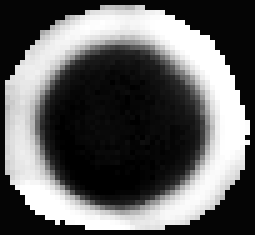
%> input picture Tracking/Efficiency_comparison/test_images/maski.tif, 51 x 47 px (shown 5 times larger)
$ octave --eval "cross_correlation;"   (GNU Octave 9; MATLAB toolbox functions it lacks are replaced by stand-ins)
%> lines starting %> are read from the running program, lines starting %| are printed output that depends on the picture; in (x1, y1, x2, y2) boxes, pixels count from 0 and x2, y2 are one past the last pixel; in counts of white or black regions, pixels touching at a corner belong together; the program's own positions count from 1
### Tracking/Efficiency_comparison/MATLAB_code/FastPeakFind.m
function  [cent, varargout]=FastPeakFind(d, thres, filt ,edg, res, fid)
% Analyze noisy 2D images and find peaks using local maxima (1 pixel
% resolution) or weighted centroids (sub-pixel resolution).
% The code is designed to be as fast as possible, so I kept it pretty basic.
% The code assumes that the peaks are relatively sparse, test whether there
% is too much pile up and set threshold or user defined filter accordingly.
%
% How the code works:
% In theory, each peak is a smooth point spread function (SPF), like a
% Gaussian of some size, etc. In reality, there is always noise, such as
%"salt and pepper" noise, which typically has a 1 pixel variation.
% Because the peak's PSF is assumed to be larger than 1 pixel, the "true"
% local maximum of that PSF can be obtained if we can get rid of these
% single pixel noise variations. There comes medfilt2, which is a 2D median
% filter that gets rid of "salt and pepper" noise. Next we "smooth" the
% image using conv2, so that with high probability there will be only one
% pixel in each peak that will correspond to the "true" PSF local maximum.
% The weighted centroid approach uses the same image processing, with the
% difference that it just calculated the weighted centroid of each
% connected object that was obtained following the image processing.  While
% this gives sub-pixel resolution, it can miss peaks that are very close to
% each other, and runs slightly slower. Read more about how to treat these
% cases in the relevant code commentes.
%
% Inputs:
% d     The 2D data raw image - assumes a Double\Single-precision
%       floating-point, uint8 or unit16 array. Please note that the code
%       casts the raw image to uint16 if needed.  If the image dynamic range
%       is between 0 and 1, I multiplied to fit uint16. This might not be
%       optimal for generic use, so modify according to your needs.
% thres A number between 0 and max(raw_image(:)) to remove  background
% filt  A filter matrix used to smooth the image. The filter size
%       should correspond the characteristic size of the peaks
% edg   A number>1 for skipping the first few and the last few 'edge' pixels
% res   A handle that switches between two peak finding methods:
%       1 - the local maxima method (default).
%       2 - the weighted centroid sub-pixel resolution method.
%       Note that the latter method takes ~20% more time on average.
% fid   In case the user would like to save the peak positions to a file,
%       the code assumes a "fid = fopen([filename], 'w+');" line in the
%       script that uses this function.
%
%Optional Outputs:
% cent        a 1xN vector of coordinates of peaks (x1,y1,x2,y2,...
% [cent cm]   in addition to cent, cm is a binary matrix  of size(d)
%             with 1's for peak positions. (not supported in the
%             the weighted centroid sub-pixel resolution method)
%
%Example:
%
%   p=FastPeakFind(image);
%   imagesc(image); hold on
%   plot(p(1:2:end),p(2:2:end),'r+')
%
%   Adi Natan (natan@stanford.edu)
%   Ver 1.7 , Date: Oct 10th 2013
%
%% defaults
if (nargin < 1)
    d=uint16(conv2(reshape(single( 2^14*(rand(1,1024*1024)>0.99995) ),[1024 1024]) ,fspecial('gaussian', 15,3),'same')+2^8*rand(1024));
    imagesc(d);
end
if ndims(d)>2 %I added this in case one uses imread (JPG\PNG\...).
    d=uint16(rgb2gray(d));
end
if isfloat(d) %For the case the input image is double, casting to uint16 keeps enough dynamic range while speeds up the code.
    if max(d(:))<=1
        d =  uint16( d.*2^16./(max(d(:))));
    else
        d = uint16(d);
    end
end
if (nargin < 2)
    thres = (max([min(max(d,[],1))  min(max(d,[],2))])) ;
end
if (nargin < 3)
    filt = (fspecial('gaussian', 7,1)); %if needed modify the filter according to the expected peaks sizes
end
if (nargin < 4)
    edg =3;
end
if (nargin < 5)
    res = 1;
end
if (nargin < 6)
    savefileflag = false;
else
    savefileflag = true;
end
%% Analyze image
if any(d(:))  ; %for the case of non zero raw image

    d = medfilt2(d,[3,3]);

    % apply threshold
    if isa(d,'uint8')
        d=d.*uint8(d>thres);
    else
        d=d.*uint16(d>thres);
    end

    if any(d(:))   ; %for the case of the image is still non zero

        % smooth image
        d=conv2(single(d),filt,'same') ;

        % Apply again threshold (and change if needed according to SNR)
        d=d.*(d>0.9*thres);

        switch res % switch between local maxima and sub-pixel methods

            case 1 % peak find - using the local maxima approach - 1 pixel resolution

                % d will be noisy on the edges, and also local maxima looks
                % for nearest neighbors so edge must be at least 1. We'll skip 'edge' pixels.
                sd=size(d);
                [x y]=find(d(edg:sd(1)-edg,edg:sd(2)-edg));

                % initialize outputs
                cent=[];%
                cent_map=zeros(sd);

                x=x+edg-1;
                y=y+edg-1;
                for j=1:length(y)
                    if (d(x(j),y(j))>=d(x(j)-1,y(j)-1 )) &&...
                            (d(x(j),y(j))>d(x(j)-1,y(j))) &&...
                            (d(x(j),y(j))>=d(x(j)-1,y(j)+1)) &&...
                            (d(x(j),y(j))>d(x(j),y(j)-1)) && ...
                            (d(x(j),y(j))>d(x(j),y(j)+1)) && ...
                            (d(x(j),y(j))>=d(x(j)+1,y(j)-1)) && ...
                            (d(x(j),y(j))>d(x(j)+1,y(j))) && ...
                            (d(x(j),y(j))>=d(x(j)+1,y(j)+1));

                        %All these alternatives were slower...
                        %if all(reshape( d(x(j),y(j))>=d(x(j)-1:x(j)+1,y(j)-1:y(j)+1),9,1))
                        %if  d(x(j),y(j)) == max(max(d((x(j)-1):(x(j)+1),(y(j)-1):(y(j)+1))))
                        %if  d(x(j),y(j))  == max(reshape(d(x(j),y(j))  >=  d(x(j)-1:x(j)+1,y(j)-1:y(j)+1),9,1))

                        cent = [cent ;  y(j) ; x(j)];
                        cent_map(x(j),y(j))=cent_map(x(j),y(j))+1; % if a binary matrix output is desired

                    end
                end

            case 2 % find weighted centroids of processed image,  sub-pixel resolution.
                   % no edg requirement needed.

                % get peaks areas and centroids
                stats = regionprops(logical(d),d,'Area','WeightedCentroid');

                % find reliable peaks by considering only peaks with an area
                % below some limit. The weighted centroid method can be not
                % accurate if peaks are very close to one another, i.e., a
                % single peak will be detected, instead of the real number
                % of peaks. This will result in a much larger area for that
                % peak. At the moment, the code ignores that peak. If that
                % happens often consider a different threshold, or return to
                % the more robust "local maxima" method.
                % To set a proper limit, inspect your data with:
                % hist([stats.Area],min([stats.Area]):max([stats.Area]));
                % to see if the limit I used (mean+2 standard deviations)
                % is an appropriate limit for your data.

                rel_peaks_vec=[stats.Area]<=mean([stats.Area])+2*std([stats.Area]);
                cent=[stats(rel_peaks_vec).WeightedCentroid]';
                cent_map=[];

        end

        if savefileflag
            % previous version used dlmwrite, which can be slower than  fprinf
            %             dlmwrite([filename '.txt'],[cent],   '-append', ...
            %                 'roffset', 0,   'delimiter', '\t', 'newline', 'unix');+

            fprintf(fid, '%f ', cent(:));
            fprintf(fid, '\n');

        end


    else % in case image after threshold is all zeros
        cent=[];
        cent_map=zeros(size(d));
        if nargout>1 ;  varargout{1}=cent_map; end
        return
    end

else % in case raw image is all zeros (dead event)
    cent=[];
    cent_map=zeros(size(d));
    if nargout>1 ;  varargout{1}=cent_map; end
    return
end
%demo mode - no input to the function
if (nargin < 1); colormap(bone);hold on; plot(cent(1:2:end),cent(2:2:end),'rs');hold off; end
% return binary mask of centroid positions if asked for
if nargout>1 ;  varargout{1}=cent_map; end

### Tracking/Efficiency_comparison/MATLAB_code/cross_correlation.m
function cross_correlation
main_test
% [6 lines not run here, left out]
function main_test
% img = imread('C:\Users\liux3141\Desktop\2i.tif');
mask = imread('C:\Users\liux3141\Desktop\maski.tif');
%> mask is the input picture: size 47x51 uint8; min 0, max 255, mean 96.3
imgstack = 'C:\Users\liux3141\Desktop\video.tif'
info = imfinfo(imgstack);
num_images = numel(info);
number_of_particle = 3;
fig = figure(1);
ax = axes(fig);
saveDir = '13particle\';
fid = fopen([saveDir 'xyt.dat'], 'w');
fprintf(fid, '%-7s\t%-7s\t%-7s\n', 'X', 'Y', 'Frame');
for i = 1: num_images
    img_ori = imread(imgstack, i);
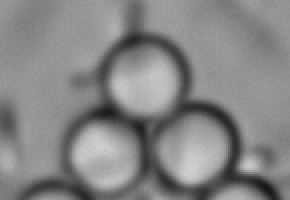
%> input picture Tracking/Efficiency_comparison/test_images/video.tif, 145 x 100 px (shown 2 times larger)
%> img_ori is the input picture: size 100x145 uint8; min 21, max 210, mean 133.2
    img = imcomplement(img_ori);
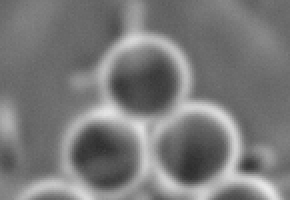
%> img: size 100x145 uint8 (shown 2 times larger); min 45, max 234, mean 121.8
    [max_coor, pk_value] = track_spheres(img, mask, number_of_particle)

% [14 lines of commented-out code are left out]
end

% [16 lines of commented-out code are left out]

end

function [max_coor, pk_value] = track_spheres(img, mask, number_of_particle)
%> called with number_of_particle = 3
c = normxcorr2(mask, img);
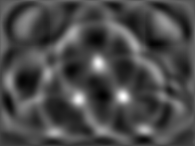
%> c: size 146x195 double; min -0.312, max 0.753, mean -0.00315; drawn with min black and max white
[him, wim] = size(img);
%> him = 100; wim = 145
[hma, wma] = size(mask);
%> hma = 47; wma = 51
ori_r = floor(hma/2);
%> ori_r = 23
ori_c = floor(wma/2);
%> ori_c = 25
c_crop = c(ori_r: ori_r+him-1, ori_c: ori_c+wim-1);
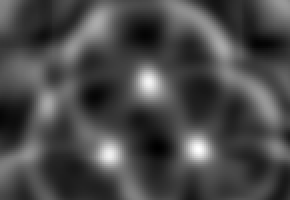
%> c_crop: size 100x145 double (shown 2 times larger); min -0.312, max 0.753, mean -0.00447; drawn with min black and max white
cent=FastPeakFind(c_crop);
%> in FastPeakFind, `d =  uint16( d.*2^16./(max(d(:))));`:
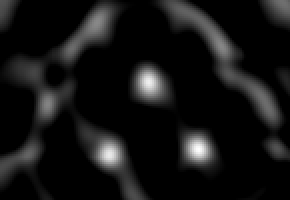
%> d: size 100x145 uint16 (shown 2 times larger); min 0, max 65535, mean 5360.8; drawn with min black and max white
%> in FastPeakFind, `thres = (max([min(max(d,[],1))  min(max(d,[],2))])) ;`: thres = 14421
%> in FastPeakFind, `d=d.*(d>0.9*thres);`:
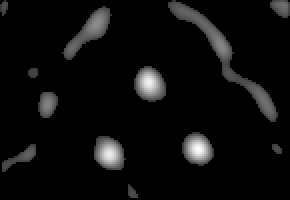
%> d: size 100x145 single (shown 2 times larger); min 0, max 61565.5, mean 3111.1; drawn with min black and max white
%> in FastPeakFind, `[x y]=find(d(edg:sd(1)-edg,edg:sd(2)-edg));`: x = 1712 values from 1 to 95; y = 1712 values from 1 to 140
%> in FastPeakFind, `x=x+edg-1;`: x = 1712 values, max 97 at index 697, min 3 at index 1, mean 45.05
%> in FastPeakFind, `y=y+edg-1;`: y = 1712 values from 3 to 142
%> the loop in FastPeakFind, `for j=1:length(y)` made 1712 passes
%> cent on passes 1, 8, 30: [3; 3], [3; 3; 3; 83], [3; 3; 3; 83; 7; 81]
%> after the loop in FastPeakFind, `for j=1:length(y)`:
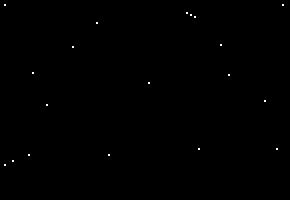
%> cent_map: size 100x145 double (shown 2 times larger); values 0 (black) and 1 (white), 0.13% white in thin lines or dots, all inside (x1, y1, x2, y2) = (2, 2, 142, 83)
%> after the loop in FastPeakFind, `for j=1:length(y)`: cent = 38 values, max 142 at index 37, min 3 at index 1, mean 55.08
cent2 = reshape(cent, [2, numel(cent)/2]);
%> cent2 = 19 columns, first 8: [3 3 7 15 17 24 37 49; 3 83 81 78 37 53 24 12]
peaks = zeros(1, numel(cent)/2);
for i = 1: numel(cent)/2
    row = floor(cent2(2, i));
    col = floor(cent2(1, i));
    a = c_crop(row, col);
    peaks(1, i) = a;
end
%> this loop made 19 passes
%> (row, col, a) on passes 1 to 12: (3, 3, 0.228), (83, 3, 0.217), (81, 7, 0.211), (78, 15, 0.293), (37, 17, 0.203), (53, 24, 0.388), (24, 37, 0.316), (12, 49, 0.404), (78, 55, 0.69), (42, 75, 0.706), (7, 94, 0.287), (8, 96, 0.287)
%> after the loop, peaks = 19 values, max 0.753 at index 14, min 0.203 at index 5, mean 0.359
%> (the run ends here)
